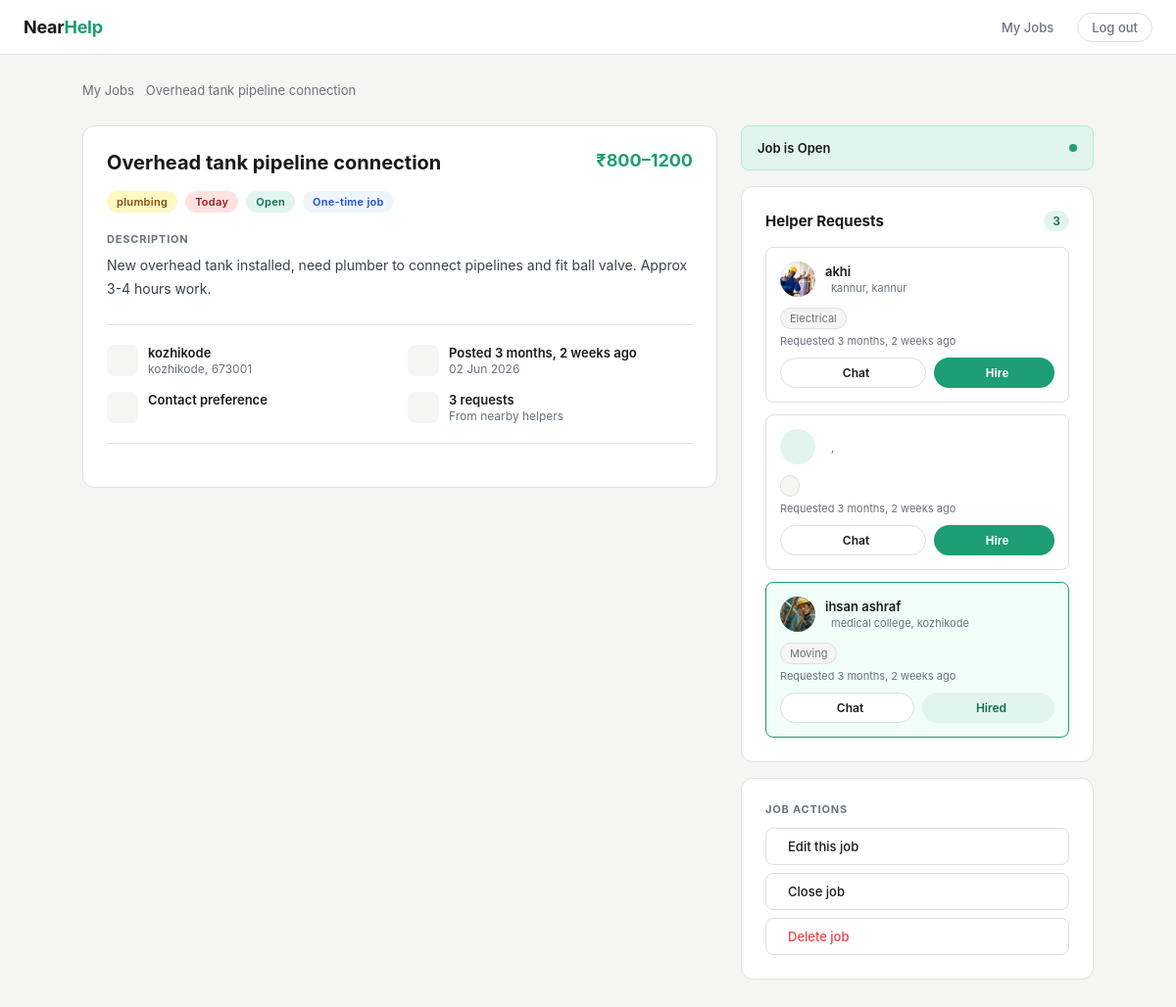
Page /jobs/6/detail/ (signed in) on the committed database.
### projectnearhelpapp/models.py (models this page shows, shortened)
class Job_postings(models.Model):
        Client = models.ForeignKey(settings.AUTH_USER_MODEL, on_delete=models.CASCADE)
        Title = models.CharField(max_length=80)
        Category = models.CharField()
        Description = models.TextField(max_length=500)
        Photos = models.ImageField(upload_to="job_photos/" , blank=True, null=True)
        Budget_min = models.IntegerField(blank=True, null=True)
        Budget_max = models.IntegerField(blank=True, null=True)
        Duration = models.CharField()
        Urgency = models.CharField()
        Area = models.CharField(max_length=100)
        Town = models.CharField(max_length=100)
        Pin = models.IntegerField(max_length=6)
        Date_posted = models.DateTimeField(auto_now_add=True)
        Status = models.CharField(max_length=20, default='open')

class JobRequest(models.Model):
    STATUS_CHOICES = [
        ('pending',  'Pending'),
        ('accepted', 'Accepted'),
        ('declined', 'Declined'),
    ]
    job          = models.ForeignKey(Job_postings, on_delete=models.CASCADE, related_name='requests')
    helper       = models.ForeignKey(settings.AUTH_USER_MODEL, on_delete=models.CASCADE, related_name='job_requests')
    Note         = models.TextField(blank=True, null=True)
    Status       = models.CharField(max_length=20, choices=STATUS_CHOICES, default='pending')
    Requested_at = models.DateTimeField(auto_now_add=True)
    class Meta:
        unique_together = ('job', 'helper')
        ordering = ['-Requested_at']

class Helper_details(models.Model):
        user = models.OneToOneField(settings.AUTH_USER_MODEL, on_delete=models.CASCADE , related_name='helper_details', null=True, blank=True)
        Fullname = models.CharField(max_length=50)
        Dob = models.DateField()
        Gender = models.CharField()
        Phone_number = models.CharField()
        Email = models.CharField()
        Photo = models.ImageField(upload_to="photos/" , blank=True, null=True)
        Area = models.CharField(max_length=100, null=True, blank=True)
        Town = models.CharField(max_length=100)
        Pin = models.IntegerField()
        Category = models.CharField()
        Availability = models.CharField()
        Password = models.CharField(max_length=128)

### projectnearhelpapp/views.py (the view)
# urls.py: path('jobs/<int:job_id>/detail/',         views.job_detail_client,  name='Job_detail_client'),
@login_required
def job_detail_client(request, job_id):
    job = get_object_or_404(Job_postings, id=job_id)
    if job.Client != request.user:
        return HttpResponseForbidden("You don't have permission to view this job.")
    client_profile = get_object_or_404(Client_details, user=request.user)
    requests_qs = (
        JobRequest.objects
        .filter(job=job)
        .select_related('helper', 'helper__helper_details')
        .order_by('-Requested_at')
    )
    context = {
        'job':      job,
        'client':   client_profile,
        'requests': requests_qs,
    }
    return render(request, 'job_details_request.html', context)

### projectnearhelpapp/templates/job_details_request.html (shortened to what this page needs)
<!DOCTYPE html>
<html lang="en">
<head>
    {% load static %}
    <link rel="stylesheet"
        href="https://cdn.jsdelivr.net/npm/@tabler/icons-webfont@latest/dist/tabler-icons.min.css">
    <link rel="stylesheet" href="{% static 'css/job_details.css' %}">
</head>
<body>
<header class="nav">
    <a href="{% url 'Home_client' %}" class="logo">Near<span>Help</span></a>
    <div class="nav-actions">
        <a href="{% url 'Home_client' %}" class="nav-back">
             My Jobs
        </a>
        <a href="{% url 'Logout' %}" class="nav-logout">Log out</a>
    </div>
</header>
<div class="page">
    <div class="breadcrumb">
        <a href="{% url 'Home_client' %}">My Jobs</a>
        <span>{{ job.Title }}</span>
    </div>
    <main>
        <div class="card" style="margin-bottom: 16px;">
            <div class="job-header">
                <h1 class="job-title">{{ job.Title }}</h1>
                <div class="job-budget">₹{{ job.Budget_min }}–{{ job.Budget_max }}</div>
            </div>
            <div class="tags-row">
                <span class="tag tag-yellow">{{ job.Category }}</span>
                {% if job.Urgency == 'today' %}
                    <span class="tag tag-red"> Today</span>
                {% elif job.Urgency == 'week' %}
                    <span class="tag tag-red"><i class="ti ti-calendar-week"></i> This Week</span>
                {% else %}
                    <span class="tag tag-blue"><i class="ti ti-clock"></i> Flexible</span>
                {% endif %}
                {% if job.Status == 'open' %}
                    <span class="tag tag-green"> Open</span>
                {% else %}
                    <span class="tag tag-red">Closed</span>
                {% endif %}
                {% if job.Duration == 'recurring_weekly' %}
                    <span class="tag tag-blue">Recurring — weekly</span>
                {% elif job.Duration == 'recurring_monthly' %}
                    <span class="tag tag-blue">Recurring — monthly</span>
                {% else %}
                    <span class="tag tag-blue">One-time job</span>
                {% endif %}
            </div>
            <div class="section-label">Description</div>
            <p class="job-desc">{{ job.Description }}</p>
            <hr class="divider">
            <div class="meta-grid">
                <div class="meta-item">
                    <div class="meta-icon"></div>
                    <div class="meta-text">
                        <strong>{{ job.Area }}</strong>
                        <span>{{ job.Town }}, {{ job.Pin }}</span>
                    </div>
                </div>
                <div class="meta-item">
                    <div class="meta-icon"></div>
                    <div class="meta-text">
                        <strong>Posted {{ job.Date_posted|timesince }} ago</strong>
                        <span>{{ job.Date_posted|date:"d M Y" }}</span>
                    </div>
                </div>
                <div class="meta-item">
                    <div class="meta-icon"></div>
                    <div class="meta-text">
                        <strong>Contact preference</strong>
                    </div>
                </div>
                <div class="meta-item">
                    <div class="meta-icon"></div>
                    <div class="meta-text">
                        <strong>{{ requests.count }} request{{ requests.count|pluralize }}</strong>
                        <span>From nearby helpers</span>
                    </div>
                </div>
            </div>
            <hr class="divider">
        </div>
    </main>
    <aside class="sidebar">
        <div class="status-block {% if job.Status != 'open' %}closed{% endif %}">
            <span class="status-label">
                {% if job.Status == 'open' %}Job is Open{% else %}Job is Closed{% endif %}
            </span>
            <div class="status-dot"></div>
        </div>
        <div class="card">
            <div class="requests-header">
                <h3>Helper Requests</h3>
                <span class="request-count">{{ requests.count }}</span>
            </div>
            <div class="request-list">
                {% if requests %}
                    {% for req in requests %}
                    <div class="request-card {% if req.Status == 'accepted' %}accepted{% endif %}">
                        <div class="req-top">
                            <div class="req-avatar">
                                {% if req.helper.helper_details.Photo %}
                                    <img src="{{ req.helper.helper_details.Photo.url }}" alt="">
                                {% else %}
                                    {{ req.helper.helper_details.Fullname|first|upper }}
                                {% endif %}
                            </div>
                            <div class="req-info">
                                <h4>{{ req.helper.helper_details.Fullname }}</h4>
                                <div class="req-meta">
                                    {{ req.helper.helper_details.Area }}, {{ req.helper.helper_details.Town }}
                                </div>
                            </div>
                        </div>
                        <div style="margin-bottom: 8px;">
                            <span style="font-size:11px; padding:3px 9px; border-radius:999px; background:var(--bg); border:var(--border); color:var(--muted);">
                                {{ req.helper.helper_details.Category }}
                            </span>
                        </div>
                        <div class="req-time">
                            Requested {{ req.Requested_at|timesince }} ago
                        </div>
                        <div class="req-actions">
                            <a href="#" class="btn-chat">
                                 Chat
                            </a>
                            {% if req.Status == 'accepted' %}
                                <span class="btn-hired">
                                     Hired
                                </span>
                            {% else %}
                                <form method="POST"
                                      action="{% url 'Accept_request' req.id %}"
                                      style="flex:1; display:flex;">
                                    <button type="submit" class="btn-hire">
                                         Hire
                                    </button>
                                </form>
                            {% endif %}
                        </div>
                    </div>
                    {% endfor %}
                {% else %}
                    <div class="empty-requests">
                        <i class="ti ti-inbox"></i>
                        <p>No requests yet.<br>Helpers near you will respond soon.</p>
                    </div>
                {% endif %}
            </div>
        </div>
        <div class="card">
            <div class="section-label" style="margin-bottom: 12px;">Job actions</div>
            <div class="quick-actions">
                <a href="" class="action-link">
                     Edit this job
                </a>
                <a href="{% url 'Toggle_job_status' job.id %}" class="action-link">
                    {% if job.Status == 'open' %}
                         Close job
                    {% else %}
                        <i class="ti ti-lock-open"></i> Reopen job
                    {% endif %}
                </a>
                <a href="{% url 'Delete_job' job.id %}"
                   class="action-link danger"
                   onclick="return confirm('Delete this job? This cannot be undone.')">
                     Delete job
                </a>
            </div>
        </div>
    </aside>
</div>
</body>
</html>

### rows in the picture
Job_postings: Title "Overhead tank pipeline connection", Budget_min "800", Budget_max "1200", Category "plumbing", Description "New overhead tank installed, need plumber to connect pipelines and fit ball valve. Approx 3-4 hours work.", Area "kozhikode", Town "kozhikode", Pin "673001", Date_posted "3 months, 2 weeks", Date_posted "02 Jun 2026"
JobRequest: helper.helper_details.Photo (picture), helper.helper_details.Fullname "akhi", helper.helper_details.Area "kannur", helper.helper_details.Town "kannur", helper.helper_details.Category "Electrical", Requested_at "3 months, 2 weeks", Status "Hire"
JobRequest: Requested_at "3 months, 2 weeks", Status "Hire"
JobRequest: helper.helper_details.Photo (picture), helper.helper_details.Fullname "ihsan ashraf", helper.helper_details.Area "medical college", helper.helper_details.Town "kozhikode", helper.helper_details.Category "Moving", Requested_at "3 months, 2 weeks", Status "Hired"

### other values in the picture
{{ requests.count }} "3"
